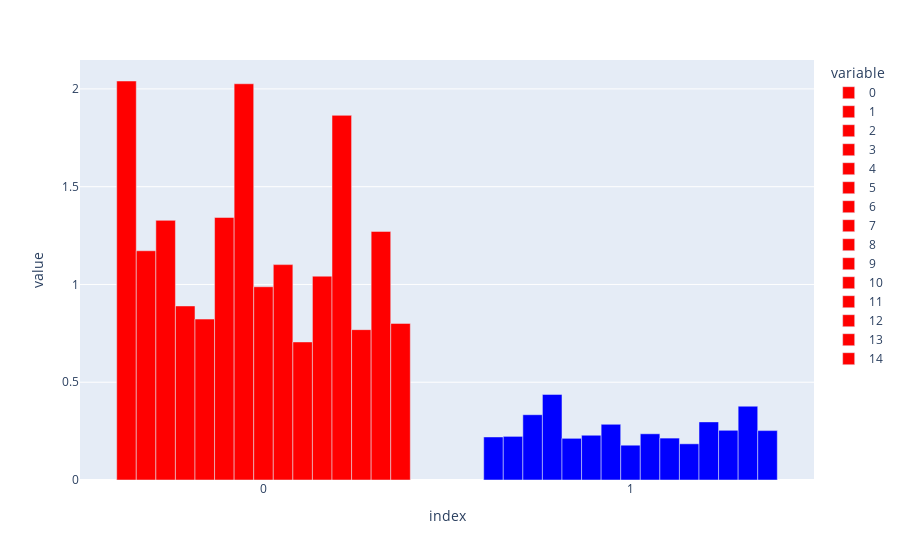

Notebook code for this chart:
### Code cell
fig = px.bar([df_o_8.std(axis=1), df_o_1.std(axis=1)], barmode='group')
fig.update_traces(marker_color=['red', 'blue'])
fig.show()

### Figure 1 — Plotly figure (JSON) as saved in the notebook; plotly's stock layout.template omitted (floating-point values rounded to 4 significant figures)
{"data": [{"alignmentgroup": "True", "hovertemplate": "variable=0<br>index=%{x}<br>value=%{y}<extra></extra>", "legendgroup": "0", "marker": {"color": ["red", "blue"], "pattern": {"shape": ""}}, "name": "0", "offsetgroup": "0", "orientation": "v", "showlegend": true, "textposition": "auto", "type": "bar", "x": [0, 1], "xaxis": "x", "y": [2.041, 0.2202], "yaxis": "y"}, {"alignmentgroup": "True", "hovertemplate": "variable=1<br>index=%{x}<br>value=%{y}<extra></extra>", "legendgroup": "1", "marker": {"color": ["red", "blue"], "pattern": {"shape": ""}}, "name": "1", "offsetgroup": "1", "orientation": "v", "showlegend": true, "textposition": "auto", "type": "bar", "x": [0, 1], "xaxis": "x", "y": [1.172, 0.2231], "yaxis": "y"}, {"alignmentgroup": "True", "hovertemplate": "variable=2<br>index=%{x}<br>value=%{y}<extra></extra>", "legendgroup": "2", "marker": {"color": ["red", "blue"], "pattern": {"shape": ""}}, "name": "2", "offsetgroup": "2", "orientation": "v", "showlegend": true, "textposition": "auto", "type": "bar", "x": [0, 1], "xaxis": "x", "y": [1.328, 0.3339], "yaxis": "y"}, {"alignmentgroup": "True", "hovertemplate": "variable=3<br>index=%{x}<br>value=%{y}<extra></extra>", "legendgroup": "3", "marker": {"color": ["red", "blue"], "pattern": {"shape": ""}}, "name": "3", "offsetgroup": "3", "orientation": "v", "showlegend": true, "textposition": "auto", "type": "bar", "x": [0, 1], "xaxis": "x", "y": [0.8901, 0.4378], "yaxis": "y"}, {"alignmentgroup": "True", "hovertemplate": "variable=4<br>index=%{x}<br>value=%{y}<extra></extra>", "legendgroup": "4", "marker": {"color": ["red", "blue"], "pattern": {"shape": ""}}, "name": "4", "offsetgroup": "4", "orientation": "v", "showlegend": true, "textposition": "auto", "type": "bar", "x": [0, 1], "xaxis": "x", "y": [0.8229, 0.2132], "yaxis": "y"}, {"alignmentgroup": "True", "hovertemplate": "variable=5<br>index=%{x}<br>value=%{y}<extra></extra>", "legendgroup": "5", "marker": {"color": ["red", "blue"], "pattern": {"shape": ""}}, "name": "5", "offsetgroup": "5", "orientation": "v", "showlegend": true, "textposition": "auto", "type": "bar", "x": [0, 1], "xaxis": "x", "y": [1.343, 0.229], "yaxis": "y"}, {"alignmentgroup": "True", "hovertemplate": "variable=6<br>index=%{x}<br>value=%{y}<extra></extra>", "legendgroup": "6", "marker": {"color": ["red", "blue"], "pattern": {"shape": ""}}, "name": "6", "offsetgroup": "6", "orientation": "v", "showlegend": true, "textposition": "auto", "type": "bar", "x": [0, 1], "xaxis": "x", "y": [2.026, 0.2848], "yaxis": "y"}, {"alignmentgroup": "True", "hovertemplate": "variable=7<br>index=%{x}<br>value=%{y}<extra></extra>", "legendgroup": "7", "marker": {"color": ["red", "blue"], "pattern": {"shape": ""}}, "name": "7", "offsetgroup": "7", "orientation": "v", "showlegend": true, "textposition": "auto", "type": "bar", "x": [0, 1], "xaxis": "x", "y": [0.9883, 0.178], "yaxis": "y"}, {"alignmentgroup": "True", "hovertemplate": "variable=8<br>index=%{x}<br>value=%{y}<extra></extra>", "legendgroup": "8", "marker": {"color": ["red", "blue"], "pattern": {"shape": ""}}, "name": "8", "offsetgroup": "8", "orientation": "v", "showlegend": true, "textposition": "auto", "type": "bar", "x": [0, 1], "xaxis": "x", "y": [1.102, 0.2363], "yaxis": "y"}, {"alignmentgroup": "True", "hovertemplate": "variable=9<br>index=%{x}<br>value=%{y}<extra></extra>", "legendgroup": "9", "marker": {"color": ["red", "blue"], "pattern": {"shape": ""}}, "name": "9", "offsetgroup": "9", "orientation": "v", "showlegend": true, "textposition": "auto", "type": "bar", "x": [0, 1], "xaxis": "x", "y": [0.706, 0.2144], "yaxis": "y"}, {"alignmentgroup": "True", "hovertemplate": "variable=10<br>index=%{x}<br>value=%{y}<extra></extra>", "legendgroup": "10", "marker": {"color": ["red", "blue"], "pattern": {"shape": ""}}, "name": "10", "offsetgroup": "10", "orientation": "v", "showlegend": true, "textposition": "auto", "type": "bar", "x": [0, 1], "xaxis": "x", "y": [1.042, 0.1851], "yaxis": "y"}, {"alignmentgroup": "True", "hovertemplate": "variable=11<br>index=%{x}<br>value=%{y}<extra></extra>", "legendgroup": "11", "marker": {"color": ["red", "blue"], "pattern": {"shape": ""}}, "name": "11", "offsetgroup": "11", "orientation": "v", "showlegend": true, "textposition": "auto", "type": "bar", "x": [0, 1], "xaxis": "x", "y": [1.865, 0.2972], "yaxis": "y"}, {"alignmentgroup": "True", "hovertemplate": "variable=12<br>index=%{x}<br>value=%{y}<extra></extra>", "legendgroup": "12", "marker": {"color": ["red", "blue"], "pattern": {"shape": ""}}, "name": "12", "offsetgroup": "12", "orientation": "v", "showlegend": true, "textposition": "auto", "type": "bar", "x": [0, 1], "xaxis": "x", "y": [0.7689, 0.254], "yaxis": "y"}, {"alignmentgroup": "True", "hovertemplate": "variable=13<br>index=%{x}<br>value=%{y}<extra></extra>", "legendgroup": "13", "marker": {"color": ["red", "blue"], "pattern": {"shape": ""}}, "name": "13", "offsetgroup": "13", "orientation": "v", "showlegend": true, "textposition": "auto", "type": "bar", "x": [0, 1], "xaxis": "x", "y": [1.271, 0.3774], "yaxis": "y"}, {"alignmentgroup": "True", "hovertemplate": "variable=14<br>index=%{x}<br>value=%{y}<extra></extra>", "legendgroup": "14", "marker": {"color": ["red", "blue"], "pattern": {"shape": ""}}, "name": "14", "offsetgroup": "14", "orientation": "v", "showlegend": true, "textposition": "auto", "type": "bar", "x": [0, 1], "xaxis": "x", "y": [0.8009, 0.2527], "yaxis": "y"}], "layout": {"barmode": "group", "legend": {"title": {"text": "variable"}, "tracegroupgap": 0}, "margin": {"t": 60}, "xaxis": {"anchor": "y", "domain": [0, 1], "title": {"text": "index"}}, "yaxis": {"anchor": "x", "domain": [0, 1], "title": {"text": "value"}}}}
